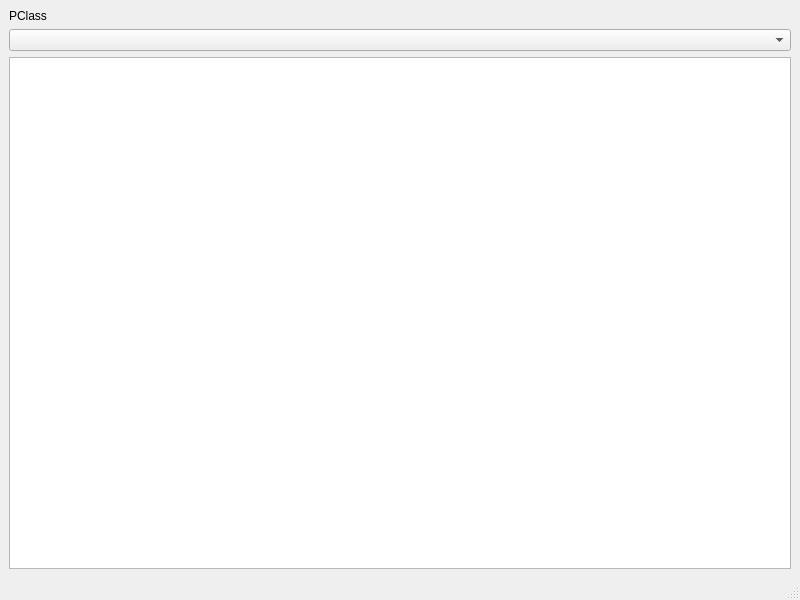
<?xml version="1.0" encoding="UTF-8"?>
<ui version="4.0">
 <class>MainWindow</class>
 <widget class="QMainWindow" name="MainWindow">
  <property name="geometry">
   <rect>
    <x>0</x>
    <y>0</y>
    <width>800</width>
    <height>600</height>
   </rect>
  </property>
  <property name="windowTitle">
   <string>MainWindow</string>
  </property>
  <widget class="QWidget" name="centralwidget">
   <layout class="QVBoxLayout" name="verticalLayout">
    <item>
     <widget class="QLabel" name="label">
      <property name="text">
       <string>PClass</string>
      </property>
     </widget>
    </item>
    <item>
     <widget class="QComboBox" name="comboBox"/>
    </item>
    <item>
     <layout class="QHBoxLayout" name="horizontalLayout">
      <item>
       <widget class="QTableView" name="tableView"/>
      </item>
     </layout>
    </item>
   </layout>
  </widget>
  <widget class="QMenuBar" name="menubar">
   <property name="geometry">
    <rect>
     <x>0</x>
     <y>0</y>
     <width>800</width>
     <height>22</height>
    </rect>
   </property>
  </widget>
  <widget class="QStatusBar" name="statusbar"/>
 </widget>
 <resources/>
 <connections/>
</ui>
